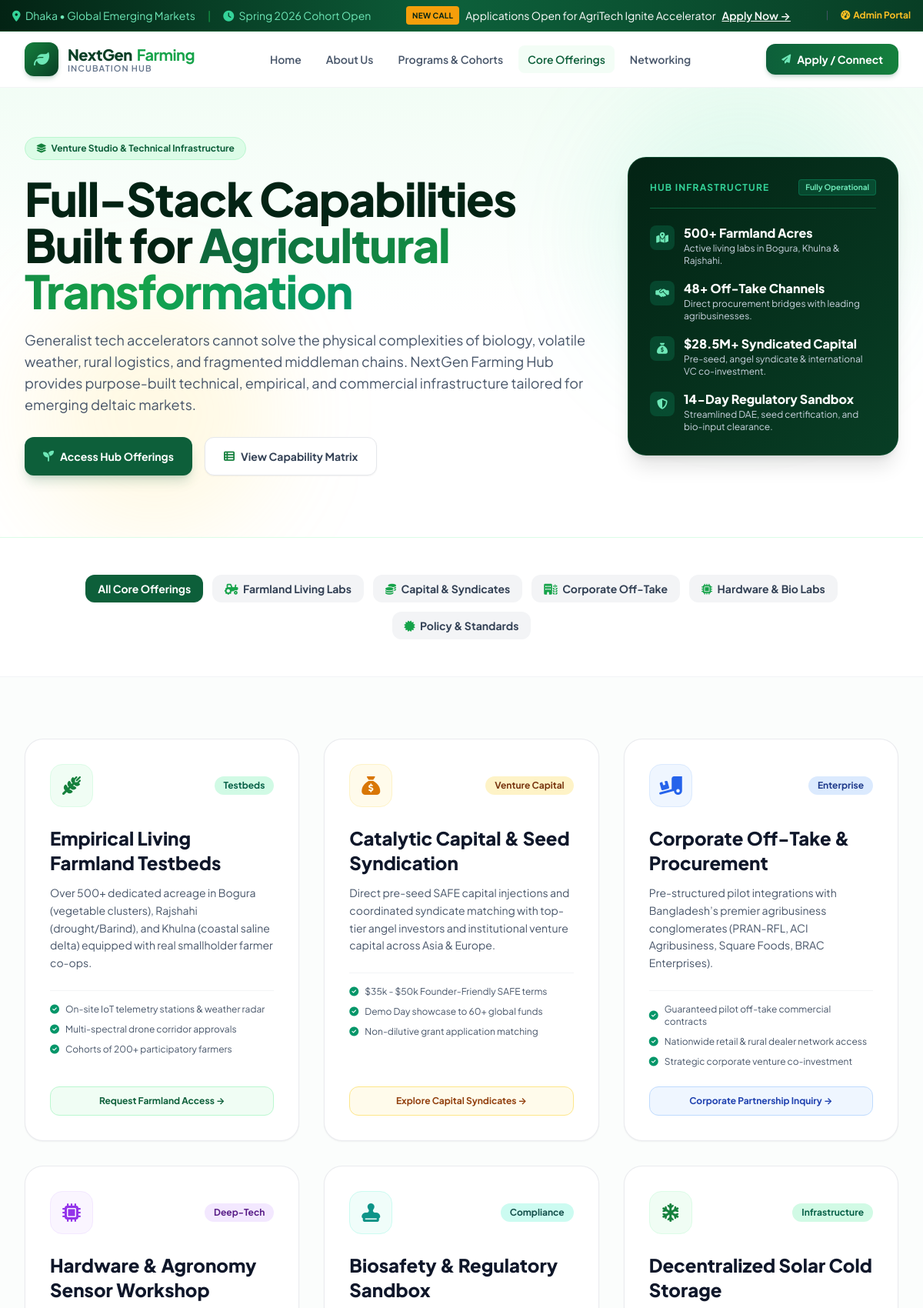
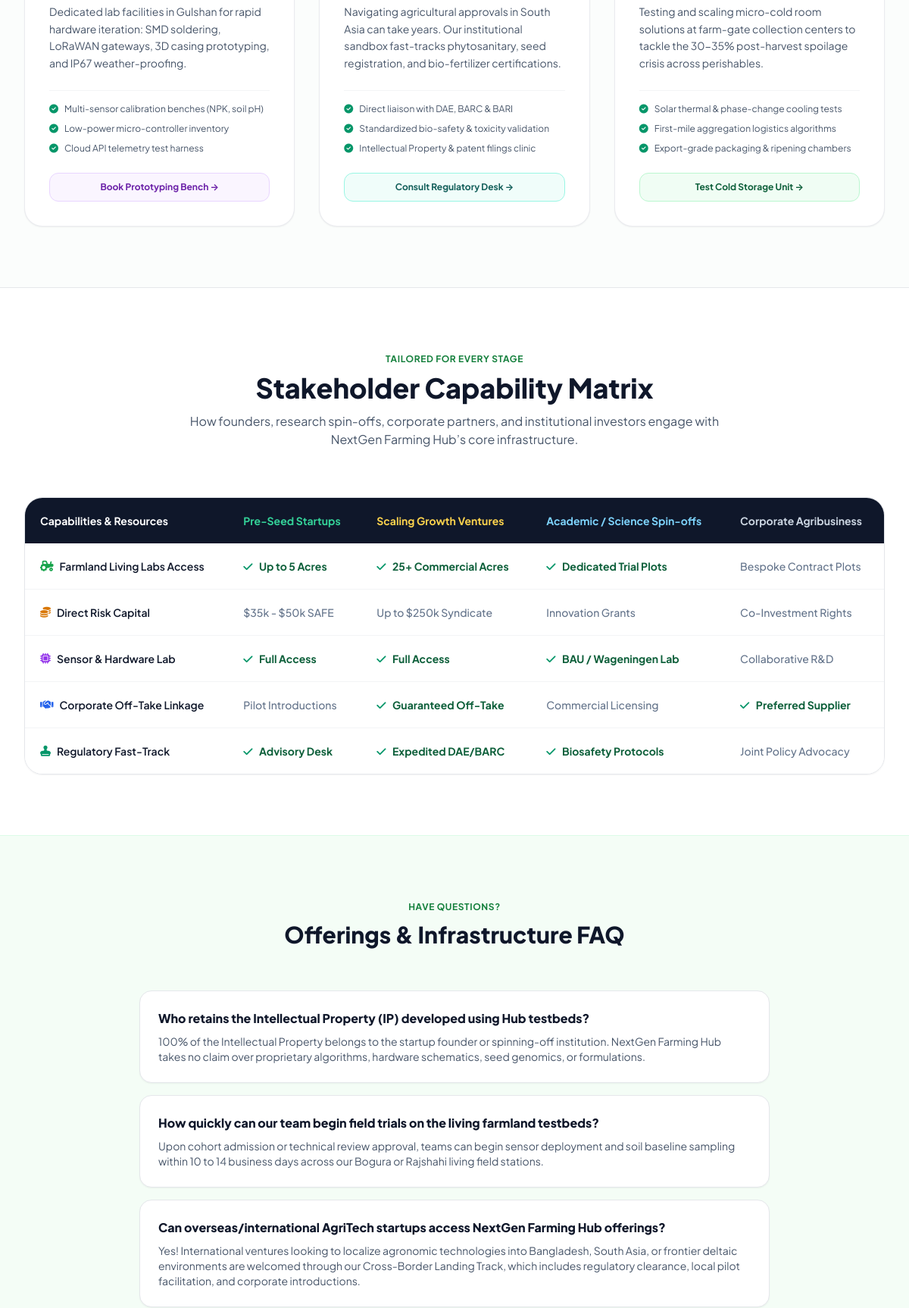
Screenshot of /offerings.php (upper part) with the database file from the repository (2 pictures, top to bottom).
### tables this page shows
CREATE TABLE IF NOT EXISTS `offerings` (
    `id` INT UNSIGNED AUTO_INCREMENT PRIMARY KEY,
    `title` VARCHAR(150) NOT NULL,
    `category` ENUM('field', 'capital', 'commercial', 'tech', 'regulatory') NOT NULL DEFAULT 'field',
    `badge` VARCHAR(50) DEFAULT 'Testbeds',
    `icon` VARCHAR(50) DEFAULT 'fa-wheat-awn',
    `description` TEXT NOT NULL,
    `features` TEXT DEFAULT NULL,
    `button_text` VARCHAR(100) DEFAULT 'Request Farmland Access →',
    `button_url` VARCHAR(255) DEFAULT 'contact.php?category=Entrepreneur',
    `sort_order` INT DEFAULT 0,
    `status` ENUM('Active', 'Draft') DEFAULT 'Active',
    `created_at` TIMESTAMP DEFAULT CURRENT_TIMESTAMP,
    `updated_at` TIMESTAMP DEFAULT CURRENT_TIMESTAMP ON UPDATE CURRENT_TIMESTAMP,
    INDEX `idx_category` (`category`),
    INDEX `idx_status` (`status`)
);

### offerings.php (the view, shortened to what the rows shown need)
<?php
require_once __DIR__ . '/includes/header.php';
$offTitleMain      = getSiteSetting('offerings_title_main', 'Full-Stack Capabilities Built for');
$offTitleHighlight = getSiteSetting('offerings_title_highlight', 'Agricultural Transformation');
$activeOfferings = getOfferings(true);
?>
<section class="relative bg-gradient-to-b from-agro-50/80 via-white to-white pt-16 pb-20 border-b border-agro-100 overflow-hidden">
    <div class="max-w-7xl mx-auto px-4 sm:px-6 lg:px-8 relative z-10">
        <div class="grid grid-cols-1 lg:grid-cols-12 gap-10 items-center">
            <div class="lg:col-span-8 space-y-5">
                <h1 class="text-4xl sm:text-5xl lg:text-6xl font-extrabold text-agro-950 tracking-tight leading-tight">
                    <?= htmlspecialchars($offTitleMain) ?> <span class="text-gradient-emerald"><?= htmlspecialchars($offTitleHighlight) ?></span>
                </h1>
            </div>
        </div>
    </div>
</section>
<section class="py-16 sm:py-20 bg-[#fbfdfc]">
    <div class="max-w-7xl mx-auto px-4 sm:px-6 lg:px-8">
        <div class="grid grid-cols-1 md:grid-cols-2 lg:grid-cols-3 gap-8" id="offerings-grid">
            <?php foreach ($activeOfferings as $off):
                $cat = htmlspecialchars($off['category'] ?? 'field');
                $features = array_filter(array_map('trim', explode("\n", $off['features'] ?? '')));
                $badgeBg = match ($off['category'] ?? 'field') {
                    'capital' => 'bg-amber-100 text-amber-900',
                    'commercial' => 'bg-blue-100 text-blue-900',
                    'tech' => 'bg-purple-100 text-purple-900',
                    'regulatory' => 'bg-teal-100 text-teal-900',
                    default => 'bg-emerald-100 text-emerald-800'
                };
                $iconBox = match ($off['category'] ?? 'field') {
                    'capital' => 'bg-amber-50 text-amber-600 border-amber-100',
                    'commercial' => 'bg-blue-50 text-blue-600 border-blue-100',
                    'tech' => 'bg-purple-50 text-purple-600 border-purple-100',
                    'regulatory' => 'bg-teal-50 text-teal-600 border-teal-100',
                    default => 'bg-agro-50 text-agro-700 border-agro-100'
                };
                $btnColor = match ($off['category'] ?? 'field') {
                    'capital' => 'text-amber-800 bg-amber-50 hover:bg-amber-100 border-amber-200',
                    'commercial' => 'text-blue-800 bg-blue-50 hover:bg-blue-100 border-blue-200',
                    'tech' => 'text-purple-800 bg-purple-50 hover:bg-purple-100 border-purple-200',
                    'regulatory' => 'text-teal-800 bg-teal-50 hover:bg-teal-100 border-teal-200',
                    default => 'text-agro-800 bg-agro-50 hover:bg-agro-100 border-agro-200'
                };
            ?>
            <div class="offering-card bg-white rounded-3xl p-8 border border-gray-200/80 shadow-sm hover:shadow-xl hover:border-agro-300 transition duration-300 flex flex-col justify-between" data-category="<?= $cat ?>">
                <div>
                    <div class="flex items-center justify-between mb-6">
                        <div class="w-14 h-14 rounded-2xl border flex items-center justify-center text-2xl <?= $iconBox ?>">
                            <i class="fa-solid <?= htmlspecialchars($off['icon'] ?? 'fa-wheat-awn') ?>"></i>
                        </div>
                        <span class="px-3 py-1 font-bold text-xs rounded-full <?= $badgeBg ?>">
                            <?= htmlspecialchars($off['badge'] ?? 'Testbeds') ?>
                        </span>
                    </div>
                    <h3 class="text-2xl font-extrabold text-slate-900 mb-3"><?= htmlspecialchars($off['title']) ?></h3>
                    <p class="text-sm text-slate-600 leading-relaxed mb-6">
                        <?= htmlspecialchars($off['description']) ?>
                    </p>
                    <?php if (!empty($features)): ?>
                        <ul class="space-y-2.5 text-xs text-slate-600 border-t border-gray-100 pt-4 mb-6">
                            <?php foreach ($features as $f): ?>
                                <li class="flex items-center">
                                    <i class="fa-solid fa-circle-check text-emerald-600 mr-2 shrink-0"></i>
                                    <span><?= htmlspecialchars($f) ?></span>
                                </li>
                            <?php endforeach; ?>
                        </ul>
                    <?php endif; ?>
                </div>
                <a href="<?= htmlspecialchars($off['button_url'] ?? 'contact.php') ?>" class="inline-flex items-center justify-center w-full px-4 py-2.5 rounded-xl font-bold text-xs border transition <?= $btnColor ?>">
                    <?= htmlspecialchars($off['button_text'] ?? 'Learn More →') ?>
                </a>
            </div>
            <?php endforeach; ?>
        </div>
    </div>
</section>
<section id="matrix" class="py-20 bg-white border-t border-gray-200">
    <div class="max-w-7xl mx-auto px-4 sm:px-6 lg:px-8">
        <div class="text-center max-w-3xl mx-auto mb-16">
            <h2 class="text-3xl sm:text-4xl font-extrabold text-slate-900 mt-2"><?= htmlspecialchars(getSiteSetting('offerings_matrix_title', 'Stakeholder Capability Matrix')) ?></h2>
        </div>
        <div class="overflow-x-auto rounded-3xl border border-gray-200 shadow-sm">
            <table class="w-full text-left border-collapse text-sm">
                <thead>
                    <tr class="bg-slate-900 text-white">
                        <th class="p-5 font-bold"><?= htmlspecialchars(getSiteSetting('offerings_matrix_col0', 'Capabilities & Resources')) ?></th>
                        <th class="p-5 font-bold text-emerald-400"><?= htmlspecialchars(getSiteSetting('offerings_matrix_col1', 'Pre-Seed Startups')) ?></th>
                        <th class="p-5 font-bold text-amber-300"><?= htmlspecialchars(getSiteSetting('offerings_matrix_col2', 'Scaling Growth Ventures')) ?></th>
                        <th class="p-5 font-bold text-sky-300"><?= htmlspecialchars(getSiteSetting('offerings_matrix_col3', 'Academic / Science Spin-offs')) ?></th>
                        <th class="p-5 font-bold text-slate-300"><?= htmlspecialchars(getSiteSetting('offerings_matrix_col4', 'Corporate Agribusiness')) ?></th>
                    </tr>
                </thead>
            </table>
        </div>
    </div>
</section>
<section class="py-20 bg-agro-50/60 border-t border-agro-100">
    <div class="max-w-4xl mx-auto px-4 sm:px-6 lg:px-8">
        <div class="text-center mb-14">
            <h2 class="text-3xl font-extrabold text-slate-900 mt-2">Offerings & Infrastructure FAQ</h2>
        </div>
    </div>
</section>
<?php require_once __DIR__ . '/includes/footer.php'; ?>

### rows the page displays
offerings: badge "Testbeds", title "Empirical Living Farmland Testbeds", description "Over 500+ dedicated acreage in Bogura (vegetable clusters), Rajshahi (drought/Barind), and Khulna (coastal saline delta) equipped with real smallholder farmer co-ops.", features "On-site IoT telemetry stations & weather radar", features "Multi-spectral drone corridor approvals", features "Cohorts of 200+ participatory farmers", button_text "Request Farmland Access →"
offerings: badge "Venture Capital", title "Catalytic Capital & Seed Syndication", description "Direct pre-seed SAFE capital injections and coordinated syndicate matching with top-tier angel investors and institutional venture capital across Asia & Europe.", features "$35k - $50k Founder-Friendly SAFE terms", features "Demo Day showcase to 60+ global funds", features "Non-dilutive grant application matching", button_text "Explore Capital Syndicates →"
offerings: badge "Enterprise", title "Corporate Off-Take & Procurement", description "Pre-structured pilot integrations with Bangladesh’s premier agribusiness conglomerates (PRAN-RFL, ACI Agribusiness, Square Foods, BRAC Enterprises).", features "Guaranteed pilot off-take commercial contracts", features "Nationwide retail & rural dealer network access", features "Strategic corporate venture co-investment", button_text "Corporate Partnership Inquiry →"
offerings: badge "Deep-Tech", title "Hardware & Agronomy Sensor Workshop", description "Dedicated lab facilities in Gulshan for rapid hardware iteration: SMD soldering, LoRaWAN gateways, 3D casing prototyping, and IP67 weather-proofing.", features "Multi-sensor calibration benches (NPK, soil pH)", features "Low-power micro-controller inventory", features "Cloud API telemetry test harness", button_text "Book Prototyping Bench →"
offerings: badge "Compliance", title "Biosafety & Regulatory Sandbox", description "Navigating agricultural approvals in South Asia can take years. Our institutional sandbox fast-tracks phytosanitary, seed registration, and bio-fertilizer certifications.", features "Direct liaison with DAE, BARC & BARI", features "Standardized bio-safety & toxicity validation", features "Intellectual Property & patent filings clinic", button_text "Consult Regulatory Desk →"
offerings: badge "Infrastructure", title "Decentralized Solar Cold Storage", description "Testing and scaling micro-cold room solutions at farm-gate collection centers to tackle the 30-35% post-harvest spoilage crisis across perishables.", features "Solar thermal & phase-change cooling tests", features "First-mile aggregation logistics algorithms", features "Export-grade packaging & ripening chambers", button_text "Test Cold Storage Unit →"

### other values shown
$dynBannerBadge "NEW CALL"
$dynBannerText "Applications Open for AgriTech Ignite Accelerator"
$offBadge "Venture Studio & Technical Infrastructure"
$offTitleMain "Full-Stack Capabilities Built for"
$offTitleHighlight "Agricultural Transformation"
$offStat1Num "500+ Farmland Acres"
$offStat1Desc "Active living labs in Bogura, Khulna & Rajshahi."
$offStat2Num "48+ Off-Take Channels"
$offStat2Desc "Direct procurement bridges with leading agribusinesses."
$offStat3Num "$28.5M+ Syndicated Capital"
$offStat3Desc "Pre-seed, angel syndicate & international VC co-investment."
$offStat4Num "14-Day Regulatory Sandbox"
$offStat4Desc "Streamlined DAE, seed certification, and bio-input clearance."
getSiteSetting('offerings_matrix_badge', 'Tailored For Every Stage') "TAILORED FOR EVERY STAGE"
getSiteSetting('offerings_matrix_col0', 'Capabilities & Resources') "Capabilities & Resources"
